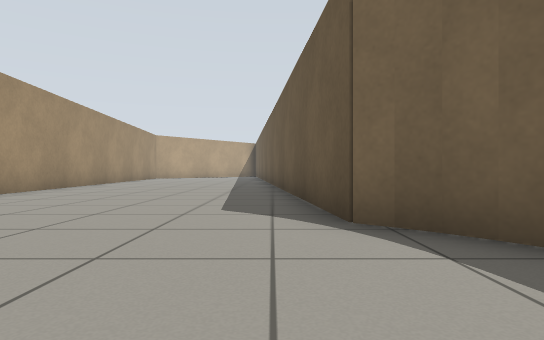
View 1 (above)

16 first-person views from a walk through a Gazebo world. The camera is 0.5 m above the floor, looks level and sees 75° across. Floor lines are 1 m apart. The floor is counted in squares, 1 m on a side. Each view is taken from the middle of a square. On the plan, view 1 faces up. The plan holds only what a view shows up to about 9 squares ahead; the rest is blank. The place goes on beyond the plan.

View 2
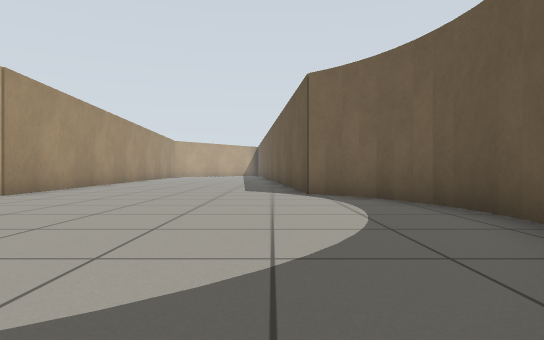

View 3
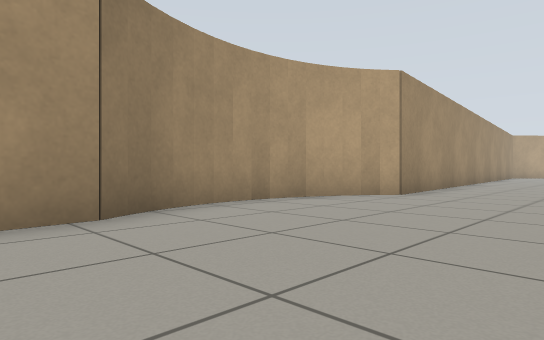

View 4
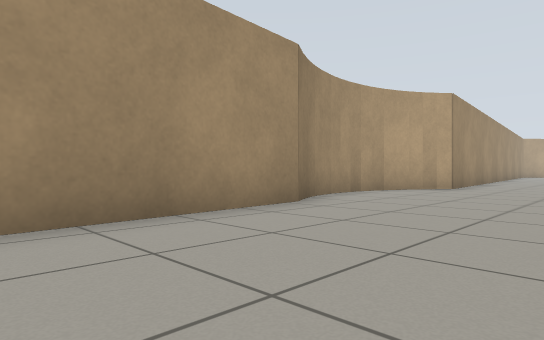

View 5
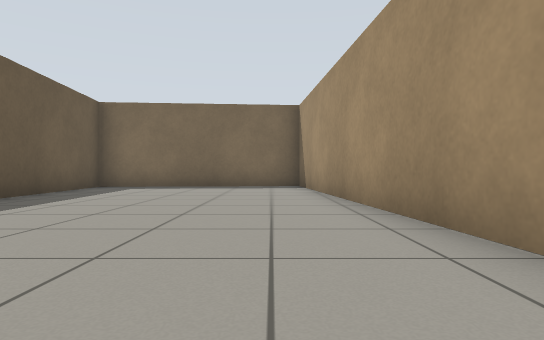

View 6
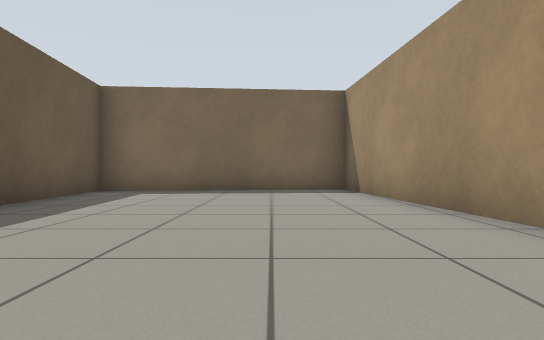

View 7
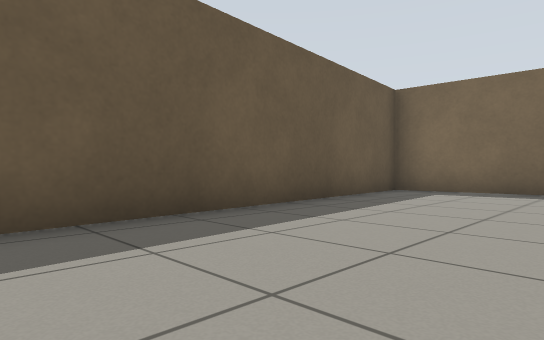

View 8
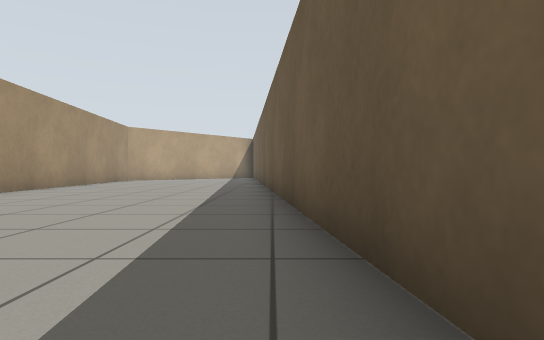

View 9
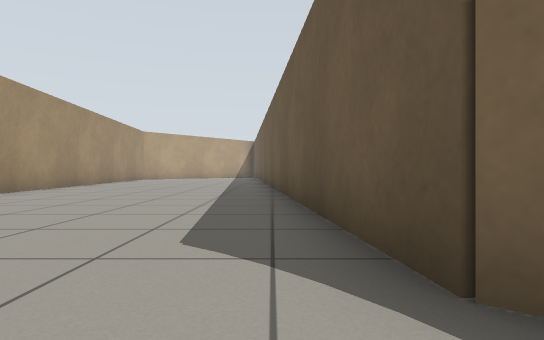

View 10
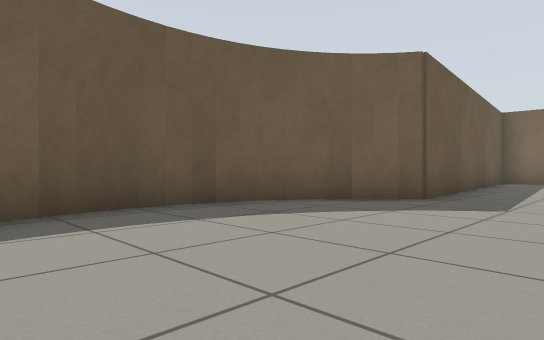

View 11
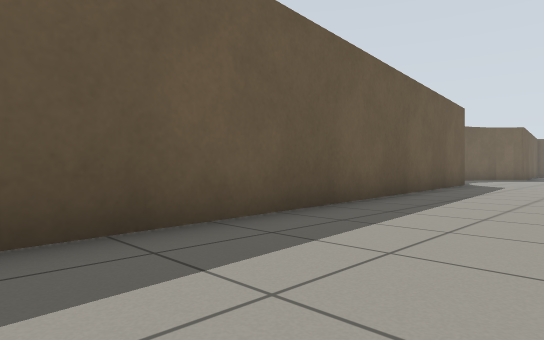

View 12
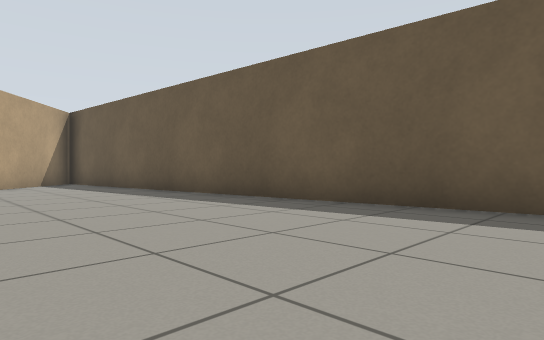

View 13
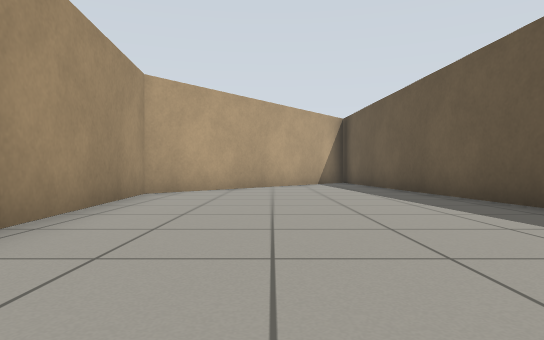

View 14
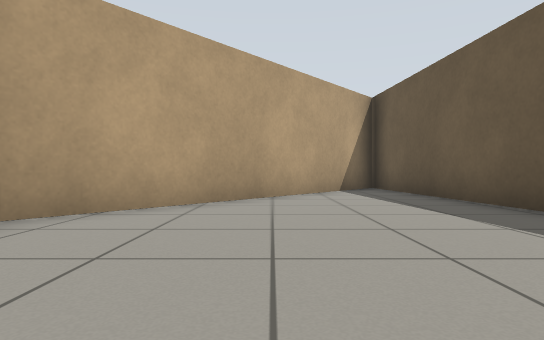

View 15
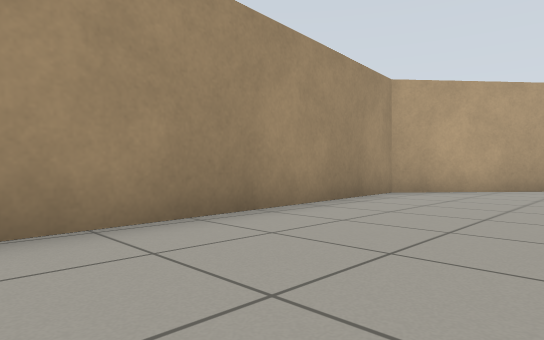

View 16
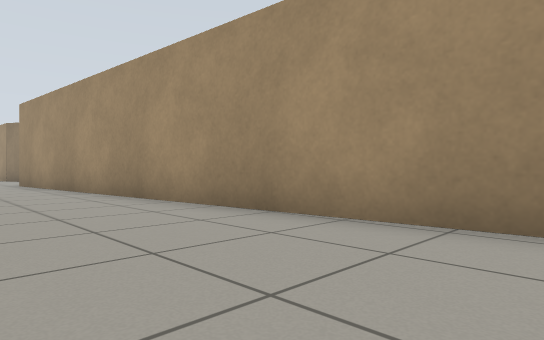

### Floor plan
Points are (right, up) in squares from view 1. A wall is a line through its corners. A room is listed if a view was taken in it or the views show most of it. See-through windows are left out.
Room 1 (views 1, 2, 3, 4, 5, 6, 7, 8, 9, 10, 11, 12, 13, 14, 15, 16)
walls: (-5.7, 2.3) (-6.1, 1.5); (-6.1, 1.6) (-6.4, 0.6) (-6.4, -0.5); (1.4, 2.8) (0.7, 3.3) (-1.2, 26); (-6.3, 0.8) (-6.4, 0.3); (2, 1.8) (1.8, 2.3); (-6.5, -0.4) (-6.3, -1.2); (-6.4, -1.2) (-6, -2.1); (2.5, 0.3) (2.4, 0.8); (-6.1, -1.9) (-5.7, -2.7) (-4.8, -12.9) (1.1, -12.5) (0.4, -4.1) (1.4, -3.3); (2.5, -0.9) (2.5, 0.5) (2, 2) (1.3, 2.8); (2.3, -1.7) (2.5, -0.8); (2, -2.4) (2.3, -1.6); (1.3, -3.3) (2.1, -2.3); (-1.9, 26) (-6.7, 20.4) (-5.2, 2.9) (-5.7, 2.2)

Positions as (right, up) in squares from view 1, and headings:
1: (0, 0), facing up
2: (0, -4), facing up
3: (-2, -4), facing up-left
4: (-2, -7), facing up-left
5: (-4, -2), facing down
6: (-3, -4), facing down
7: (-3, -4), facing down-right
8: (0, 4), facing up
9: (0, 2), facing up
10: (-2, 2), facing down-right
11: (-3, 16), facing down-right
12: (-5, 13), facing up-right
13: (-4, 13), facing up
14: (-4, 17), facing up
15: (-3, 13), facing up-left
16: (-3, 16), facing down-left
